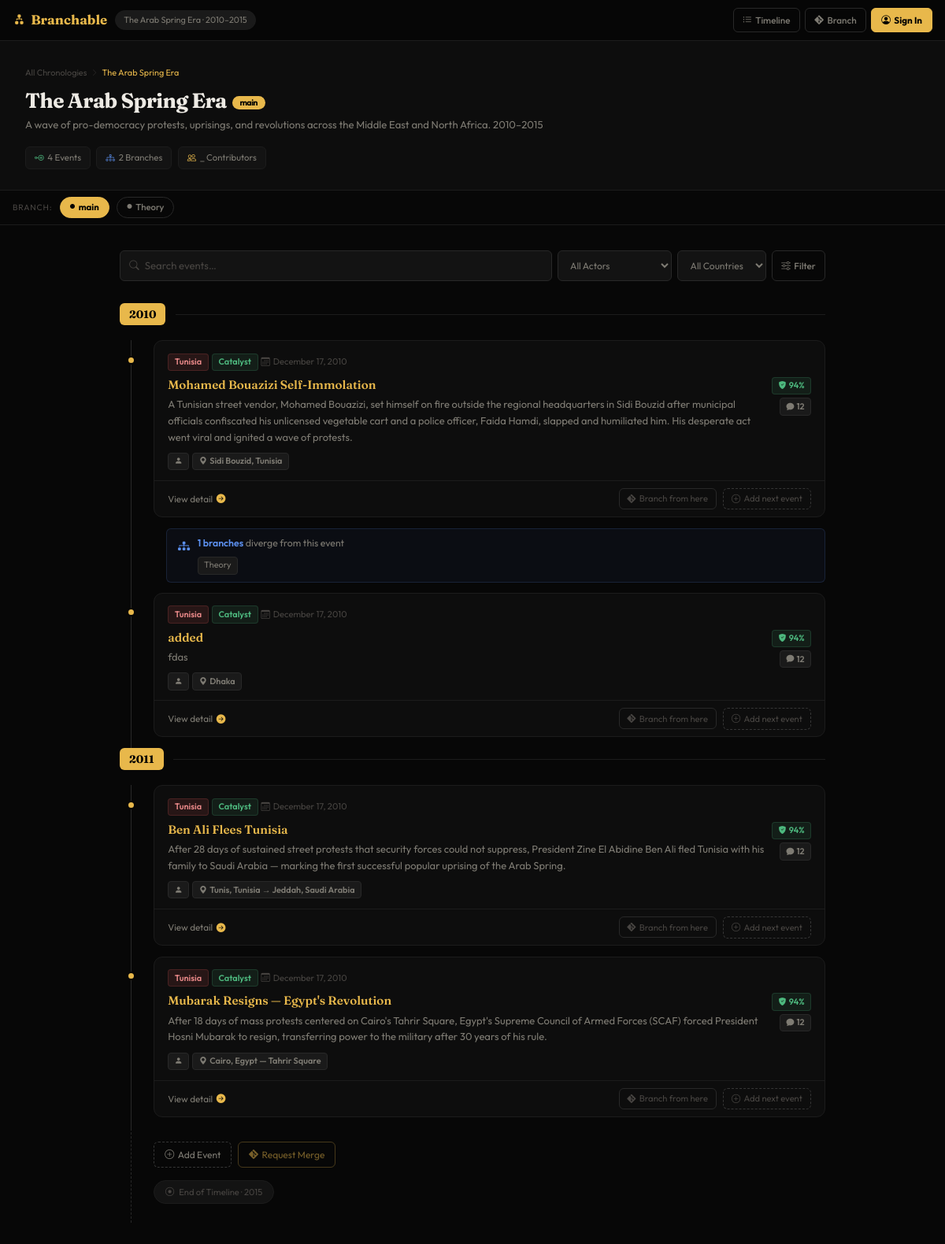
Page /chronology/the-arab-spring-era/ on the committed database.
### apps/chronology/models.py (models this page shows, shortened)
class Chronology(BaseModel):
    title = models.CharField(max_length=255)
    slug = models.SlugField(unique=True)
    description = models.TextField()
    prepopulated_fields = {"slug": ("title",)}
    start_date = models.CharField(max_length=255, null=True, blank=True)
    end_date = models.CharField(max_length=255, null=True, blank=True)
    created_by = models.ForeignKey(User, on_delete=models.CASCADE)
    class Meta:
        indexes = [
            models.Index(fields=["start_date", "end_date"]),
        ]

### apps/branch/models.py (models this page shows, shortened)
class Branch(BaseModel):
    name = models.CharField(max_length=255)
    slug = models.SlugField(unique=True)
    description = models.TextField()
    chronology = models.ForeignKey(Chronology, on_delete=models.CASCADE, related_name="branches")
    is_main = models.BooleanField(default=False)
    initial_event = models.ForeignKey("event.Event", on_delete=models.SET_NULL, null=True, blank=True, related_name="branches")
    created_by = models.ForeignKey(
        User,
        on_delete=models.SET_NULL,
        null=True,
        blank=True,
        related_name="created_branches"
    )
    class Meta:
        unique_together = ["name", "chronology"]
        indexes = [
            models.Index(fields=["name", "chronology"]),
        ]
    def __str__(self):
        return self.name

### apps/event/models.py (models this page shows, shortened)
class Event(BaseModel):
    title = models.CharField(max_length=255)
    slug = models.SlugField(unique=True)
    location = models.CharField(max_length=255)
    date_label = models.DateTimeField() #exact date like Dec 17 2022
    time_label = models.CharField(max_length=255) #  "2010" year group label
    content = models.TextField()
    summary = models.TextField()
    branch = models.ForeignKey(
        Branch,
        on_delete=models.CASCADE,
        related_name="events"
    )
    prev_event = models.ForeignKey(
        "self",
        on_delete=models.SET_NULL,
        null=True,
        blank=True,
        related_name="next_event"
    )
    actors = models.ManyToManyField(
        Actor,
        related_name="events",
        blank=True
    )
    writer = models.ForeignKey(
        User,
        on_delete=models.SET_NULL,
        null=True,
        blank=True,
        related_name="events"
    )
    class Meta:
        unique_together = ["title",  "branch"]
        indexes = [
            models.Index(fields=["title", "branch"]),
        ]

### apps/chronology/views.py (the view)
# urls.py: path("chronology/<str:slug>/", chronology_line, name="chronology_line"),
def chronology_line(request, slug):
    branch_id = request.GET.get("branch_id", "")
    chronology = Chronology.objects.prefetch_related(
        'branches__events',
        'branches'
    ).get(slug=slug)
    if branch_id:
        branch = chronology.branches.filter(uuid=branch_id).first()
    else:
        branch = chronology.branches.filter(is_main=True).first()
    if not branch:
        return HttpResponseNotFound("Branch not found")
    events = branch.events.order_by("time_label", "date_label")
    grouped = defaultdict(list)
    for event in events:
        grouped[event.time_label].append(event)
    return render(request, "chronology/vertical_line.html", {
        "chronology": chronology,
        "branch": branch,
        "grouped_events": dict(grouped)
    })

### config/abstract_models.py (called while the page is built)
    def alive(self):
        return self.filter(deleted_at__isnull=True)

    def get_queryset(self):
        return SoftDeleteQuerySet(self.model, using=self._db).alive()

### apps/chronology/templates/chronology/vertical_line.html (shortened to what this page needs)
<!DOCTYPE html>
<html lang="en">
<head>
    <link href="https://cdn.jsdelivr.net/npm/bootstrap@5.3.3/dist/css/bootstrap.min.css" rel="stylesheet" />
    <link href="https://cdn.jsdelivr.net/npm/bootstrap-icons@1.11.3/font/bootstrap-icons.min.css" rel="stylesheet" />
</head>
<body>
    <nav class="app-nav">
        <div class="nav-inner">
            <a href="/" class="brand"><i class="bi bi-diagram-2-fill"></i>Branchable</a>
            <span class="nav-chip">{{chronology.title}} · {{chronology.start_date}}–{{chronology.end_date}}</span>
            <div class="nav-actions">
                <button class="btn-g" onclick="showTimeline()"><i class="bi bi-list-ul"></i><span
                        class="lbl">Timeline</span></button>
                <button class="btn-g"><i class="bi bi-git"></i><span class="lbl">Branch</span></button>
                <button class="btn-gold-s"><i class="bi bi-person-circle"></i><span class="lbl">Sign In</span></button>
            </div>
        </div>
    </nav>
    <div id="view-timeline">
        <div class="hero">
            <div class="bc-row">
                <a href="index.html">All Chronologies</a>
                <i class="bi bi-chevron-right"></i>
                <span class="active">{{chronology.title}}</span>
            </div>
            <h2 class="hero-title">{{chronology.title}}<span class="branch-pill">{{ branch.name }}</span></h2>
            <p class="hero-desc">{{chronology.description}}</p>
            <div class="hero-stats">
                <span class="stat-chip"><i class="bi bi-node-plus"
                        style="color:var(--green)"></i>{{branch.events.count}} Events</span>
                <span class="stat-chip"><i class="bi bi-diagram-3"
                        style="color:var(--blue)"></i>{{chronology.branches.count}} Branches</span>
                <span class="stat-chip"><i class="bi bi-people" style="color:var(--gold)"></i>_ Contributors</span>
            </div>
        </div>
        <div class="branch-bar">
            <span class="bb-label">Branch:</span>
            {% for b in chronology.branches.all %}
            <button class="bb-tab {% if b.name == branch.name %}active{% endif %}"><i
                    class="bi bi-circle-fill"></i>{{b.name}}</button>
            {% endfor %}
        </div>
        <div class="tl-outer">
            <div class="filter-row">
                <div class="search-box">
                    <i class="bi bi-search"></i>
                    <input type="text" class="search-input" placeholder="Search events…">
                </div>
                <select class="f-select">
                    <option>All Actors</option>
                </select>
                <select class="f-select">
                    <option>All Countries</option>
                </select>
                <button class="btn-g"><i class="bi bi-sliders"></i><span class="lbl">Filter</span></button>
            </div>
            {% for year, events in grouped_events.items %}
            <div class="year-row"><span class="year-badge">{{ year }}</span>
                <div class="year-line"></div>
            </div>
            {% for event in events %}
            <div id="event-{{event.slug}}" class="tl-track" style="margin-bottom:0">
                <div class="dot"></div>
                <div class="ev-card">
                    <div class="ev-body">
                        <div class="d-flex flex-wrap gap-1 align-items-center mb-2">
                            <span class="tag tc">Tunisia</span>
                            <span class="tag tk">Catalyst</span>
                            <span style="font-size:0.7rem;color:var(--tm)"><i class="bi bi-calendar3 me-1"></i>December
                                17, 2010</span>
                        </div>
                        <div class="d-flex justify-content-between align-items-start gap-2">
                            <div class="flex-grow-1">
                                <div class="ev-title">{{event.title}}</div>
                                <p class="ev-sum">{{event.summary}}</p>
                                <div class="d-flex flex-wrap gap-1">
                                    <span class="tag td"><i class="bi bi-person-fill"></i>{{event.actor}}</span>
                                    <span class="tag td"><i class="bi bi-geo-alt-fill"></i>{{event.location}}</span>
                                </div>
                            </div>
                            <div class="d-flex flex-column gap-1 align-items-end flex-shrink-0">
                                <span class="tag ta"><i class="bi bi-shield-fill-check"></i>94%</span>
                                <span class="tag td"><i class="bi bi-chat-fill"></i>12</span>
                            </div>
                        </div>
                    </div>
                    <div class="ev-footer">
                        <a href="/events/{{event.slug}}" class="btn-learn">View detail <i
                                class="bi bi-arrow-right-circle-fill" style="color:var(--gold)"></i></a>
                        <div class="d-flex gap-2 align-items-center flex-wrap">
                            <button class="btn-branch-sm" onclick="event.stopPropagation()"><i
                                    class="bi bi-git"></i>Branch from here</button>
                            <button class="btn-add-event-inline"
                                onclick="event.stopPropagation(); toggleAddForm('form-after-{{event.slug}}', this, '{{event.slug}}', '{{event.title}}')"
                                title="Add event after this one">
                                <i class="bi bi-plus-circle"></i>Add next event
                            </button>
                        </div>
                    </div>
                </div>
                {% if event.branches.count > 0 %}
                <div style="padding-left:1rem;margin-bottom:0.85rem">
                    <div class="ba">
                        <i class="bi bi-diagram-3-fill"></i>
                        <div>
                            <span style="color:var(--blue);font-weight:600">{{event.branches.count}} branches</span>
                            <span style="color:var(--ts)"> diverge from this event</span>
                            <div class="mt-1">{% for branch in event.branches.all %}<a
                                    href="/chronology/{{chronology.slug}}/?branch_id={{branch.uuid}}"
                                    class="b-link">{{branch}}</a>{% endfor %}</div>
                        </div>
                    </div>
                </div>
                {% endif %}
            </div>
            {% endfor %}
            {% endfor %}
            <div class="tl-end">
                <div class="d-flex gap-2 mb-3 flex-wrap align-items-center">
                    <button class="btn-add"
                        onclick="toggleAddForm('form-after-end', this, '', 'none — this will be the last event')">
                        <i class="bi bi-plus-circle"></i>Add Event
                    </button>
                    <button class="btn-mrg"><i class="bi bi-git"></i>Request Merge</button>
                </div>
                <span class="end-marker"><i class="bi bi-record-circle"></i>End of Timeline · 2015</span>
            </div>
        </div>
    </div>
</body>
</html>

### rows in the picture
Chronology: title "The Arab Spring Era", start_date "2010", end_date "2015", description "A wave of pro-democracy protests, uprisings, and revolutions across the Middle East and North Africa. 2010–2015", branches.count "2"
Branch: name "main", events.count "4"
Branch: name "Theory"
Event: time_label "2010", title "Mohamed Bouazizi Self-Immolation", summary "A Tunisian street vendor, Mohamed Bouazizi, set himself on fire outside the regional headquarters in Sidi Bouzid after municipal officials confiscated his unlicensed vegetable cart and a police officer, Faida Hamdi, slapped and humiliated him. His desperate act went viral and ignited a wave of protests.", location "Sidi Bouzid, Tunisia", branches.count "1"
Event: title "added", summary "fdas", location "Dhaka"
Event: time_label "2011", title "Ben Ali Flees Tunisia", summary "After 28 days of sustained street protests that security forces could not suppress, President Zine El Abidine Ben Ali fled Tunisia with his family to Saudi Arabia — marking the first successful popular uprising of the Arab Spring.", location "Tunis, Tunisia → Jeddah, Saudi Arabia"
Event: title "Mubarak Resigns — Egypt's Revolution", summary "After 18 days of mass protests centered on Cairo's Tahrir Square, Egypt's Supreme Council of Armed Forces (SCAF) forced President Hosni Mubarak to resign, transferring power to the military after 30 years of his rule.", location "Cairo, Egypt — Tahrir Square"
